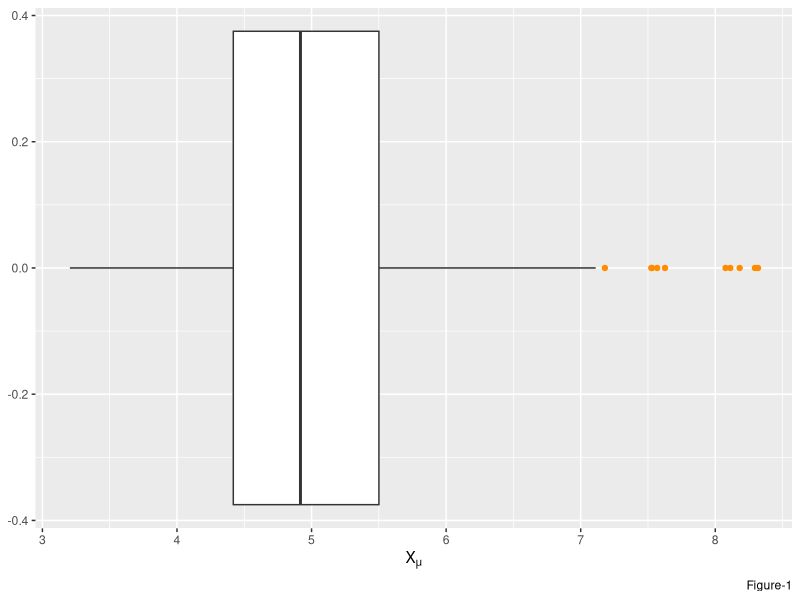
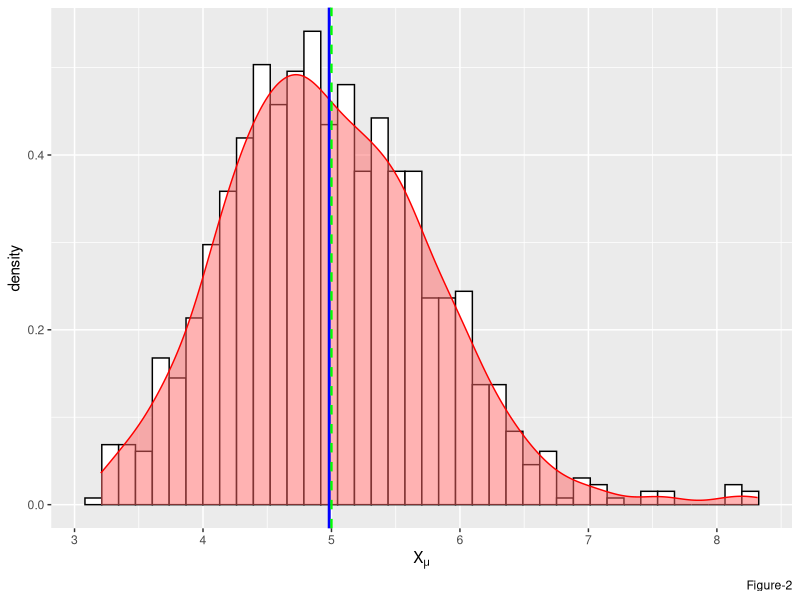
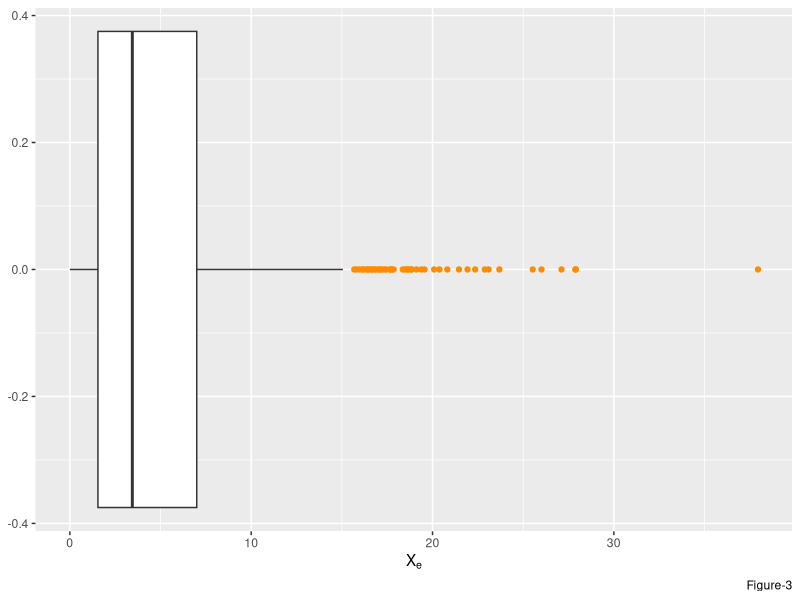
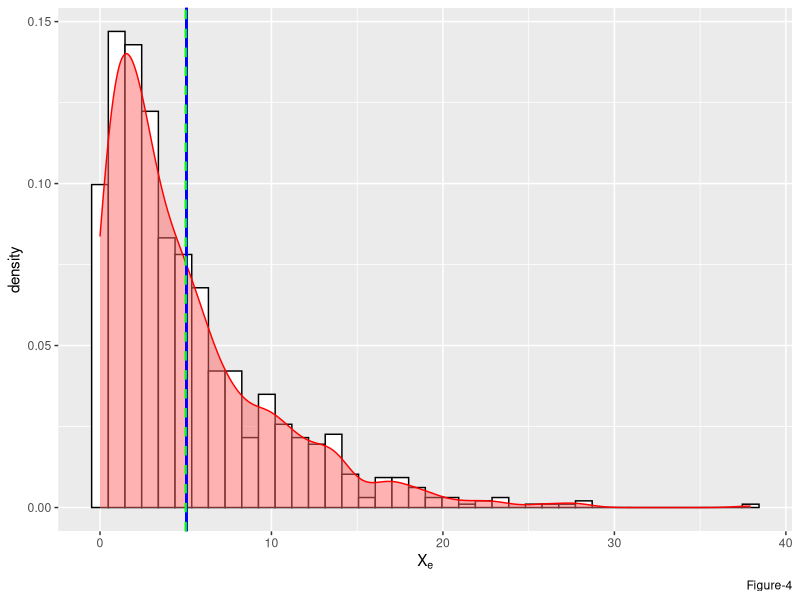
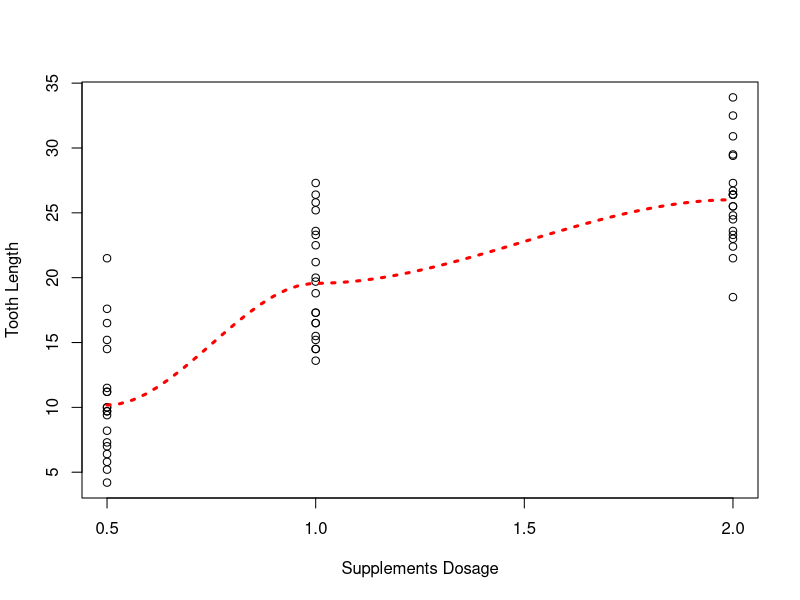
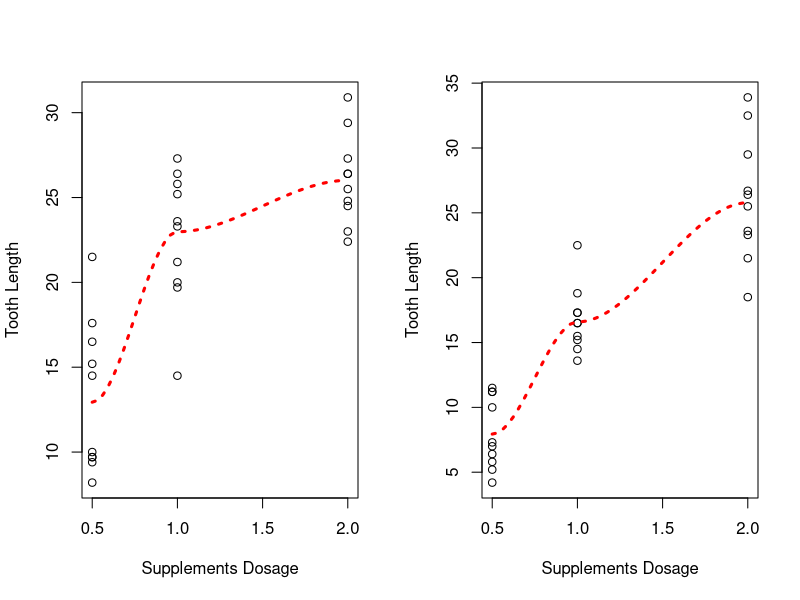

Reproduce these figures in R, in order.
## ---- chunk 1
knitr::opts_chunk$set(echo = FALSE)
# Sys.setenv(TZ = "UTC")      # set global TZ to UTC for POSIXt class

# .Rfliburl <- "https://raw.githubusercontent.com/robertwcw/Rflib/master"
# source(file.path(.Rfliburl,"getRflib.R"),local = TRUE)
# source(getRflib("is.defined.R"),local = TRUE)
# source(getRflib("myplclust.R"),local = TRUE)
# source(getRflib("strCap.R"),local = TRUE)
## ---- chunk 2
if (!requireNamespace("ggplot2",quietly = TRUE)) install.packages("ggplot2")
library(ggplot2)

if (!requireNamespace("datasets",quietly = TRUE)) install.packages("datasets")
library(datasets)

if (!requireNamespace("modelr",quietly = TRUE)) install.packages("modelr")
library(modelr)

par.def <- par(no.readonly = TRUE) 
## ---- chunk 3
# statistical simulation

n <- 40                 #number of exponential per sample 
B <- 1000               #number of simulation 
lambda <- 1/5           #rate value for random exponential function
mu <- 1/lambda          #theoretical mean of population
sigma <- 1/lambda       #theoretical std-deviation of population
alpha <- 1/20           #alpha level for confidence interval test

# generate 1000 simulated distribution of 40 random exponential per sample
z <- matrix(nrow = B, ncol = n) 
for (i in 1:B) {z[i,] <- rexp(n, lambda)}; rm(i)

e <- NULL
e <- cbind(rexp(n*25, lambda), # 1000 sample random exponential distribution data
           apply(z, 1, mean))  # 1000 simulated means of each sample of 40 random exponential distributed data
e <- as.data.frame(e)
colnames(e) <- c("X_e", "X_mu")
## ---- chunk 4
summary(e$X_mu)
## ---- chunk 5
# boxplot for bootstrapped mean of random exponential sample data 'X_mu'
b <- ggplot()
b <- b + geom_boxplot(data = e, mapping = aes(x = X_mu), 
                      outlier.colour = "darkorange",
                      size = 0.5,
                      varwidth = FALSE)
b <- b + labs(x = expression("X"[mu]), caption = "Figure-1")
print(b)  
## ---- chunk 6
# histogram for bootstrapped of 1000 mean of random exponential sample data 'X_mu'
h <- ggplot(data = e, mapping = aes(x = X_mu, y = ..density..)) 
h <- h + geom_histogram(color = "black", fill = "white", bins = n) +
        geom_density(alpha = 0.5, fill = "#FF6666", col = "red") +
        geom_vline(aes(xintercept = mean(x = X_mu)), lty = 1, lwd = 1, col = "blue") +
        geom_vline(aes(xintercept = mu), lty = 2, lwd = 0.8, col = "green") +
        labs(x = expression("X"[mu]), caption = "Figure-2")
print(h)
## ---- chunk 7
# t-test
CI_t <- mean(e$X_mu) + c(-1,1) * qt(1 - alpha/2, NROW(e$X_mu) - 1) * sqrt(var(e$X_mu)/length(e$X_mu))
t_val <- (mean(e$X_mu) - mu)/(sd(e$X_mu)/sqrt(NROW(e$X_mu)))
p_val <- pt(q = abs(t_val), df = B - 1, lower.tail = FALSE) * 2  #one-sided p-value
## ---- chunk 8
summary(e$X_e)
## ---- chunk 9
# boxplot for exponential distributed random sample data 'X_e'
b <- ggplot()
b <- b + geom_boxplot(data = e, mapping = aes(x = X_e), 
                      outlier.colour = "darkorange",
                      size = 0.5,
                      varwidth = FALSE)
b <- b + labs(x = expression("X"[e]), caption = "Figure-3")
print(b)
## ---- chunk 10
# histogram for 1000 random exponential sample data 'X_e'
h <- ggplot(data = e, mapping = aes(x = X_e, y = ..density..)) 
h <- h + 
    geom_histogram(color = "black", fill = "white", bins = n) +
    geom_density(alpha = 0.5, fill = "#FF6666", col = "red") +
    geom_vline(aes(xintercept = mean(x = X_e)), lty = 1, lwd = 1, col = "blue") +
    geom_vline(aes(xintercept = mu), lty = 2, lwd = 0.8, col = "green") +
    labs(x = expression("X"[e]), caption = "Figure-4")
print(h)

## ---- chunk 11
data("ToothGrowth")
delayedAssign("tg", ToothGrowth)
rm(ToothGrowth)
## ---- chunk 12
# reveal the data structure
str(tg)
## ---- chunk 13
summary(tg)
## ---- chunk 14
scatter.smooth(x = tg$dose, y = tg$len,
               ylab = "Tooth Length",
               xlab = "Supplements Dosage",
               lpars = list(col = "red", lwd = 3, lty = 3))   
## ---- chunk 15
par(mfrow = c(1,2))
with(subset(tg, as.numeric(supp) == 1), 
     scatter.smooth(x = dose, y = len,
                    ylab = "Tooth Length",
                    xlab = "Supplements Dosage",
                    lpars = list(col = "red", lwd = 3, lty = 3))   
     )
with(subset(tg, as.numeric(supp) == 2), 
     scatter.smooth(x = dose, y = len,
                    ylab = "Tooth Length",
                    xlab = "Supplements Dosage",
                    lpars = list(col = "red", lwd = 3, lty = 3))   
     )
## ---- chunk 16
# tg.oj <- subset(tg, as.numeric(supp) == 1)  #"OJ" supplement
# tg.vc <- subset(tg, as.numeric(supp) == 2)  #"VC" supplement
# B.tg.oj <- bootstrap(tg.oj, B/2)  
# B.tg.vc <- bootstrap(tg.vc, B/2)  

B.tg <- bootstrap(tg, B)

B.tg.len <- NULL
for (i in as.numeric(B.tg$.id)) 
    B.tg.len <- c(B.tg.len, mean(tg[B.tg$strap[[i]][[2]],]$len))

